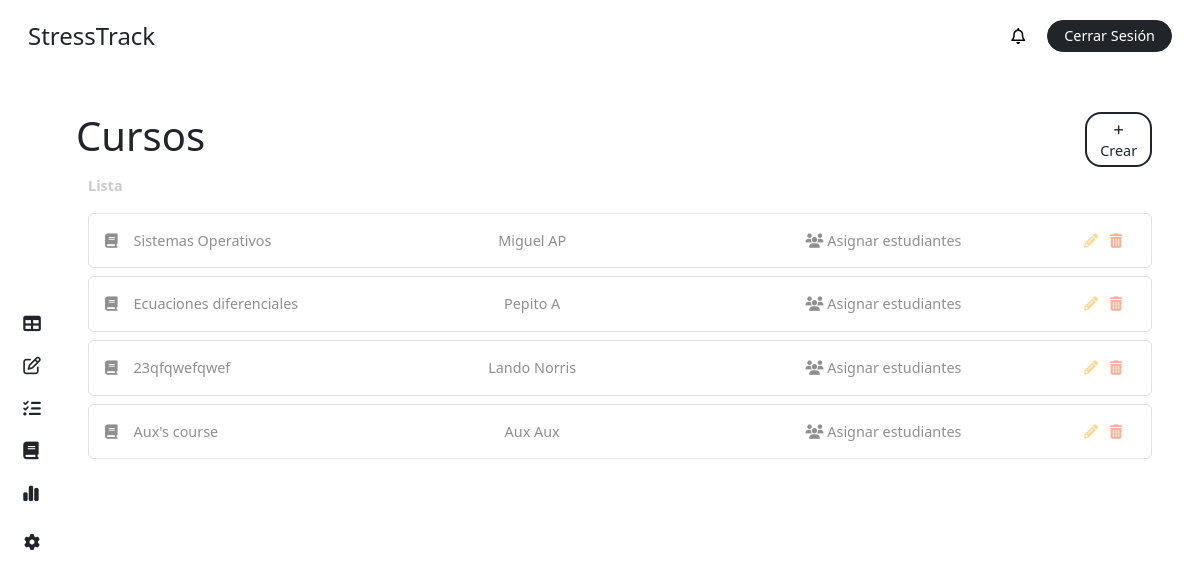
Page /courses/ (signed in) on the committed database.
### stress/models.py (models this page shows, shortened)
class Course(models.Model):
    name = models.CharField(max_length=100)
    teacher = models.ForeignKey('CustomUser', on_delete=models.CASCADE, related_name='teaching_courses', limit_choices_to={'role': 'teacher'})

class CustomUser(AbstractBaseUser, PermissionsMixin):
    ROLE_CHOICES = [
        ('student', 'Alumno'),
        ('teacher', 'Profesor'),
        ('superuser', 'Administrador'),
    ]
    first_name = models.CharField(max_length=50, blank=True)
    last_name = models.CharField(max_length=50, blank=True)
    dni = models.CharField(max_length=10, unique=True, blank=True, null=True)
    email = models.EmailField(unique=True)
    role = models.CharField(max_length=20, choices=ROLE_CHOICES, default='student')
    is_active = models.BooleanField(default=True)
    is_staff = models.BooleanField(default=False)
    stress = models.IntegerField(default=0)
    share_stress_level = models.BooleanField(default=False)
    recommendation = models.ForeignKey(Recommendation, on_delete=models.SET_NULL, null=True, blank=True, related_name='users')
    course = models.ForeignKey(Course, on_delete=models.CASCADE, related_name='students', null=True, blank=True)
    group = models.ForeignKey(Team, on_delete=models.CASCADE, related_name='members', null=True, blank=True)
    tests = models.ManyToManyField(Test, related_name='users', blank=True)
    objects = CustomUserManager()
    USERNAME_FIELD = 'email'
    REQUIRED_FIELDS = []
    def __str__(self):
        return f"{self.first_name} {self.last_name}"

### stress/views.py (the view, shortened to what this page needs)
# urls.py: path('courses/', views.course_admin, name='courses'),
@login_required
def course_admin(request):
    form = CreateCourseForm()
    user = request.user
    courses = Course.objects.all()
    teachers = CustomUser.objects.filter(role='teacher')
    students = CustomUser.objects.filter(role='student')
    print(students)
    context = {
        'role': user.role,
        'courses': courses,
        'form': form,
        'teachers': teachers,
        'students': students,
        'notifications': user.notifications.all(),
        'unread_notifications': user.notifications.filter(is_read=False).count(),
    }
    return render(request, 'dashboard/course-admin.html', context)

### stress/templates/dashboard/course-admin.html (shortened to what this page needs)
{% extends "base/dashboard_base.html" %}
{% block content %}
{% include "elements/dashboard_sidebar.html" with role=role %}
<main class="main p-4 pt-3 pe-5">
  <div class="my-4">
        <div class="row">
            <div class="col-11 p-0">
                <h1 class="m-0">Cursos</h1>
            </div>
            <div class="col-1 d-flex flex-column justify-content-center">
                <button
                    class="fs-7 text-center rounded-4 bg-white border border-dark border-2 text-dark text-decoration-none py-1 px-2"
                    data-bs-toggle="modal"
                    data-bs-target="#addCourseModal"
                >
                    <i class="fa-solid fa-plus fs-8"></i> Crear
                </button>
            </div>
        </div>
        <label class="text-grisillo fw-bold my-2">
            Lista
        </label>
        {% if courses %}
            {% for course in courses %}
                <div class="p-3 rounded-2 text-gris border border-1 my-2">
                    <div class="row">
                        <div class="col-3">
                            <i class="fa-solid fa-book me-3"></i>{{ course.name }}
                        </div>
                        <div class="col-4 text-center">
                            {{ course.teacher.first_name }} {{ course.teacher.last_name }}
                        </div>
                        <div class="col-4 text-center">
                            <a href="#"
                                class="mx-1 text-decoration-none text-gris assign-students-link"
                                data-id="{{ course.id }}"
                                title="Asignar Estudiantes"
                            >
                                    <i class="fa-solid fa-users"></i> Asignar estudiantes
                            </a>
                        </div>
                        <div class="col-1 text-center">
                            <a href="#"
                                class="mx-1 text-decoration-none text-not-bad edit-course-link"
                                title="Editar"
                                data-id="{{ course.id }}"
                                data-name="{{ course.name }}"
                                data-teacher="{{ course.teacher.id }}"
                            >
                                <i class="fa-solid fa-pencil"></i>
                            </a>
                            <a  href="{% url 'delte-course' course.id %}"
                                class="mx-1 text-decoration-none text-dying"
                                title="Eliminar"
                                id="delete-course-{{ course.id }}"
                            >
                                <i class="fa-solid fa-trash-can"></i>
                            </a>
                        </div>
                    </div>
                </div>
            {% endfor %}
        {% else %}
            <div class="bg-inf p-3 rounded-2 text-gris">
                <i class="fas fa-info-circle me-2"></i> No existen cursos por el momento.
            </div>
        {% endif %}
    </div>
</main>
{% endblock %}

### stress/static/css/main.css (style rules this page uses)
body { height: 100vh; margin: 0; padding: 0; display: grid; grid-template-columns: 4rem 1fr; grid-template-rows: 4.5rem 1fr; grid-template-areas: "header header" "side main"; gap: 0; background-color: white; }
.main { grid-area: main; overflow-y: auto; }
.fs-7 { font-size: .9rem; }
.fs-8 { font-size: .7rem !important; }
.text-not-bad { color: #f8da95; }
.text-dying { color: #f9b29a; }
.text-grisillo { color: #cacaca; font-size: .9rem; }
.text-gris { color: #8f8f8f !important; font-size: .9rem; }

### rows in the picture
Course: name "Sistemas Operativos", teacher.first_name "Miguel", teacher.last_name "AP"
Course: name "Ecuaciones diferenciales", teacher.first_name "Pepito", teacher.last_name "A"
Course: name "23qfqwefqwef", teacher.first_name "Lando", teacher.last_name "Norris"
Course: name "Aux's course", teacher.first_name "Aux", teacher.last_name "Aux"
